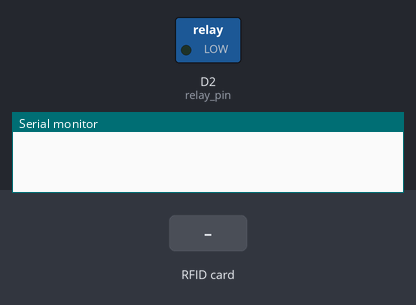
Recording of a sketch running on a simulated ESP8266 (NodeMCU). Parts: switched loads named in the sketch (green lamp = pin HIGH), the last lines printed to the serial monitor. Inputs (shaded band) come from the test bench.

Above: at 1.2 s.
1.3 s: RFID card 62 94 F2 8B held to the reader
At 2.4 s:
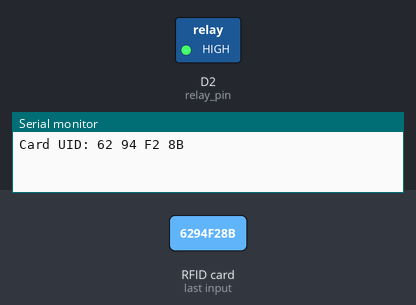
3.1 s: RFID card 5E 7A 19 C4 held to the reader
At 4.0 s:
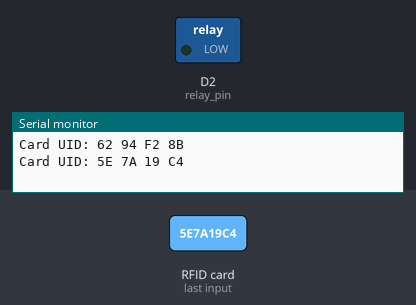
Timing chart, 0 to 6.1 s (numbered marks = the images above; inputs shaded):
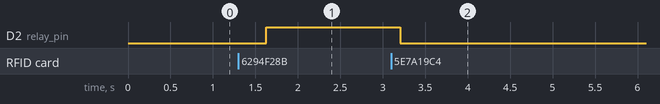

Measured:
- after the input at 1.3 s, D2 (relay_pin): LOW → HIGH after 0.33 s
- after the input at 3.1 s, D2 (relay_pin): HIGH → LOW after 0.11 s

The sketch:

RFID_Relay.ino
```cpp
#include "MFRC522.h"
#define RST_PIN  D3
#define SS_PIN  D8
#define relay_pin D2
MFRC522 mfrc522(SS_PIN, RST_PIN);
void setup() {
  Serial.begin(115200);
  SPI.begin();
  mfrc522.PCD_Init();
  pinMode(relay_pin , OUTPUT);
  digitalWrite(relay_pin , LOW);
}
void loop() {
  String ans = "";

  if ( ! mfrc522.PICC_IsNewCardPresent()) {
    delay(500);
    return;
  }

  if ( ! mfrc522.PICC_ReadCardSerial()) {
    delay(500);
    return;
  }

  Serial.print(F("Card UID:"));
  ans = dump_byte_array(mfrc522.uid.uidByte, mfrc522.uid.size);
  Serial.println();

  if(ans == "6294F28B")
    digitalWrite(relay_pin , HIGH);
  else
    digitalWrite(relay_pin , LOW);
}


String dump_byte_array(byte *buffer, byte bufferSize) {
  String content = "";
  for (byte i = 0; i < bufferSize; i++) {
    Serial.print(buffer[i] < 0x10 ? " 0" : " ");
    Serial.print(buffer[i], HEX);
    content.concat(String(buffer[i] < 0x10 ? "0" : ""));
    content.concat(String(buffer[i], HEX));
  }
  content.toUpperCase();
  return content;
}
```
